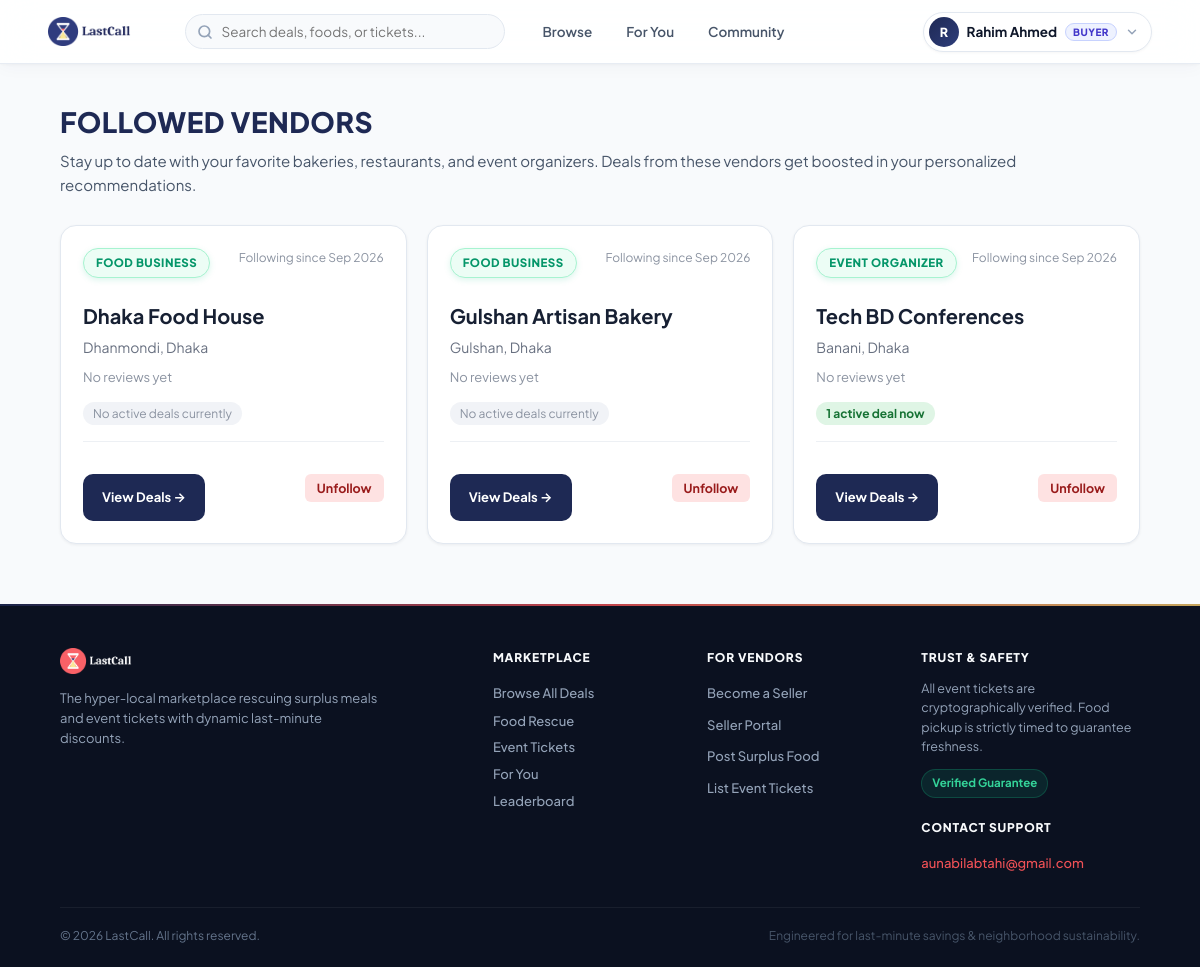
Screenshot of /followed_sellers.php (signed in) with the database file from the repository.
### tables this page shows
CREATE TABLE users (
    user_id INT UNSIGNED AUTO_INCREMENT PRIMARY KEY,
    full_name VARCHAR(120) NOT NULL,
    email VARCHAR(150) NOT NULL UNIQUE,
    phone VARCHAR(20) NOT NULL UNIQUE,
    password_hash VARCHAR(255) NOT NULL,
    profile_picture VARCHAR(255) NULL,
    role ENUM('buyer', 'seller', 'admin') NOT NULL DEFAULT 'buyer',
    location_id INT UNSIGNED NULL,

    terms_accepted TINYINT(1) NOT NULL DEFAULT 0,
    terms_version VARCHAR(30) NULL,
    terms_accepted_at DATETIME NULL,

    account_status ENUM('active', 'suspended', 'blocked') NOT NULL DEFAULT 'active',
    created_at TIMESTAMP DEFAULT CURRENT_TIMESTAMP,
    updated_at TIMESTAMP DEFAULT CURRENT_TIMESTAMP ON UPDATE CURRENT_TIMESTAMP,

    CONSTRAINT fk_user_location
        FOREIGN KEY (location_id) REFERENCES locations(location_id)
        ON DELETE SET NULL
);

CREATE TABLE followed_sellers (
    follower_id INT UNSIGNED NOT NULL,
    seller_id INT UNSIGNED NOT NULL,
    followed_at TIMESTAMP DEFAULT CURRENT_TIMESTAMP,

    PRIMARY KEY (follower_id, seller_id),

    CONSTRAINT fk_follow_follower
        FOREIGN KEY (follower_id) REFERENCES users(user_id)
        ON DELETE CASCADE,

    CONSTRAINT fk_follow_seller
        FOREIGN KEY (seller_id) REFERENCES users(user_id)
        ON DELETE CASCADE
);

CREATE TABLE locations (
    location_id INT UNSIGNED AUTO_INCREMENT PRIMARY KEY,
    city VARCHAR(100) NOT NULL,
    area VARCHAR(100) NOT NULL,
    address_line VARCHAR(255) NULL,
    created_at TIMESTAMP DEFAULT CURRENT_TIMESTAMP,

    INDEX idx_location_city_area (city, area)
);

### followed_sellers.php (the view, shortened to what this page needs)
<?php
require_once __DIR__ . "/config/database.php";
$uid = (int) $_SESSION["user_id"];
$stmt = $pdo->prepare("
    SELECT
        u.user_id AS seller_id,
        u.full_name AS seller_name,
        sp.business_name,
        sp.seller_type,
        loc.city,
        loc.area,
        fs.followed_at,
        (
            SELECT COUNT(*)
            FROM listings l
            WHERE l.seller_id = u.user_id
              AND l.listing_status = 'active'
              AND l.pickup_or_event_deadline > NOW()
        ) AS active_deal_count,
        (
            SELECT ROUND(AVG(r.rating), 1)
            FROM reviews r
            WHERE r.seller_id = u.user_id
        ) AS avg_rating,
        (
            SELECT COUNT(*)
            FROM reviews r
            WHERE r.seller_id = u.user_id
        ) AS review_count
    FROM followed_sellers fs
    JOIN users u ON u.user_id = fs.seller_id
    LEFT JOIN seller_profiles sp ON sp.user_id = u.user_id
    LEFT JOIN locations loc ON loc.location_id = u.location_id
    WHERE fs.follower_id = ?
    ORDER BY fs.followed_at DESC
");
$stmt->execute([$uid]);
$followed = $stmt->fetchAll(PDO::FETCH_ASSOC);
require_once __DIR__ . "/includes/header.php";
?>
<main class="container">
    <div class="section-heading">
        <h2>Followed Vendors</h2>
        <p>Stay up to date with your favorite bakeries, restaurants, and event organizers. Deals from these vendors get boosted in your personalized recommendations.</p>
    </div>
    <?php if (count($followed) > 0): ?>
        <div style="display: grid; grid-template-columns: repeat(auto-fit, minmax(min(100%, 300px), 1fr)); gap: 20px;">
            <?php foreach ($followed as $s): ?>
                <?php
                    $displayName = !empty($s["business_name"]) ? $s["business_name"] : $s["seller_name"];
                    $typeFormatted = match ($s["seller_type"] ?? "") {
                        "food_business" => "Food Business",
                        "event_organizer" => "Event Organizer",
                        "individual_ticket_seller" => "Ticket Reseller",
                        default => "Verified Seller"
                    };
                    $rating = (float) ($s["avg_rating"] ?? 0);
                    $reviews = (int) ($s["review_count"] ?? 0);
                    $activeDeals = (int) $s["active_deal_count"];
                ?>
                <article class="seller-card" style="display: flex; flex-direction: column; justify-content: space-between; height: 100%;">
                    <div>
                        <div style="display: flex; justify-content: space-between; align-items: flex-start; margin-bottom: 8px;">
                            <span class="badge" style="display: inline-block;">
                                <?= e($typeFormatted) ?>
                            </span>
                            <span style="font-size: 12px; color: #8b93a1;">
                                Following since <?= date("M Y", strtotime($s["followed_at"])) ?>
                            </span>
                        </div>
                        <h3 style="color: #172033; font-size: 20px; margin-bottom: 4px;">
                            <?= e($displayName) ?>
                        </h3>
                        <?php if (!empty($s["city"])): ?>
                            <p style="color: #687080; font-size: 14px; margin-bottom: 8px;">
                                <?= e($s["area"] ? $s["area"] . ", " . $s["city"] : $s["city"]) ?>
                            </p>
                        <?php endif; ?>
                        <div style="display: flex; align-items: center; gap: 6px; margin-bottom: 12px; font-size: 14px;">
                            <?php if ($reviews > 0): ?>
                                <span style="color: #f5a900; font-weight: bold;"><?= number_format($rating, 1) ?></span>
                                <span style="color: #8b93a1;">(<?= $reviews ?> review<?= $reviews > 1 ? 's' : '' ?>)</span>
                            <?php else: ?>
                                <span style="color: #8b93a1; font-size: 13px;">No reviews yet</span>
                            <?php endif; ?>
                        </div>
                        <div style="margin-bottom: 16px;">
                            <?php if ($activeDeals > 0): ?>
                                <span style="background: #dff5e5; color: #167234; padding: 4px 10px; border-radius: 12px; font-size: 12px; font-weight: bold;">
                                    <?= $activeDeals ?> active deal<?= $activeDeals > 1 ? 's' : '' ?> now
                                </span>
                            <?php else: ?>
                                <span style="background: #f1f3f7; color: #8b93a1; padding: 4px 10px; border-radius: 12px; font-size: 12px;">
                                    No active deals currently
                                </span>
                            <?php endif; ?>
                        </div>
                    </div>
                    <div style="display: flex; justify-content: space-between; align-items: center; padding-top: 14px; border-top: 1px solid #edf0f4; margin-top: auto;">
                        <a href="index.php?q=<?= urlencode($displayName) ?>" class="card-link" style="text-decoration: none; font-size: 13px; font-weight: bold;">
                            View Deals &rarr;
                        </a>
                        <form method="post" action="follow_seller.php" style="margin: 0;">
                            <button type="submit" class="btn-sm btn-danger" onclick="return confirm('Are you sure you want to unfollow <?= addslashes($displayName) ?>?');">
                                Unfollow
                            </button>
                        </form>
                    </div>
                </article>
            <?php endforeach; ?>
        </div>
    <?php endif; ?>
</main>
<?php require_once __DIR__ . "/includes/footer.php"; ?>

### assets/css/style.css (style rules this page uses)
:root { --brand-navy: #1e2954; --brand-navy-dark: #121833; --brand-navy-light: #2c3c78; --brand-navy-tint: #eef2fb; --brand-coral: #f05156; --brand-coral-hover: #dc3c41; --brand-coral-tint: #fef2f2; --brand-coral-border: #fecaca; --brand-gold: #f59e0b; --brand-gold-warm: #f4c96b; --brand-gold-tint: #fffbeb; --brand-gold-border: #fde68a; --brand-emerald: #10b981; --brand-emerald-dark: #059669; --brand-emerald-tint: #ecfdf5; --brand-emerald-border: #a7f3d0; --surface-bg: #f8fafc; --surface-card: #ffffff; --surface-muted: #f1f5f9; --surface-card-hover: #ffffff; --border-subtle: #e2e8f0; --border-medium: #cbd5e1; --border-focus: #1e2954; --text-primary: #0f172a; --text-secondary: #475569; --text-muted: #94a3b8; --text-light: #f8fafc; --font-sans: 'Plus Jakarta Sans', system-ui, -apple-system, BlinkMacSystemFont, 'Segoe UI', Roboto, sans-serif; --font-serif: 'Playfair Display', Georgia, serif; --radius-sm: 6px; --radius-md: 10px; --radius-lg: 16px; --radius-xl: 24px; --radius-full: 9999px; --shadow-sm: 0 1px 3px rgba(15, 23, 42, 0.06); --shadow-md: 0 4px 12px -2px rgba(15, 23, 42, 0.08), 0 2px 6px -2px rgba(15, 23, 42, 0.04); --shadow-lg: 0 12px 24px -4px rgba(30, 41, 84, 0.08), 0 4px 8px -4px rgba(30, 41, 84, 0.04); --shadow-xl: 0 20px 32px -6px rgba(30, 41, 84, 0.12), 0 8px 16px -6px rgba(30, 41, 84, 0.06); --shadow-card-hover: 0 20px 35px -8px rgba(30, 41, 84, 0.14), 0 10px 18px -6px rgba(30, 41, 84, 0.08); --transition-fast: 0.15s ease; --transition-smooth: 0.25s cubic-bezier(0.4, 0, 0.2, 1); }
* { box-sizing: border-box; margin: 0; padding: 0; }
html { scroll-behavior: smooth; }
body { font-family: var(--font-sans); background: var(--surface-bg); color: var(--text-primary); line-height: 1.6; -webkit-font-smoothing: antialiased; -moz-osx-font-smoothing: grayscale; min-height: 100vh; display: flex; flex-direction: column; }
a { text-decoration: none; color: inherit; transition: var(--transition-fast); }
button, input, select, textarea { font-family: inherit; }
.container, .admin-container { width: min(1280px, 90%); margin: 36px auto 60px; flex: 1; }
.section-heading { margin-bottom: 28px; }
.section-heading h2 { font-size: 28px; font-weight: 800; color: var(--brand-navy); letter-spacing: 0.5px; text-transform: uppercase; display: flex; align-items: center; gap: 12px; }
.section-heading p { color: var(--text-secondary); font-size: 15px; margin-top: 4px; }
.badge { display: inline-flex; align-items: center; gap: 4px; background: var(--brand-emerald-tint); color: var(--brand-emerald-dark); border: 1px solid var(--brand-emerald-border); font-size: 11.5px; font-weight: 800; padding: 5px 12px; border-radius: var(--radius-full); margin-bottom: 14px; align-self: flex-start; text-transform: uppercase; letter-spacing: 0.5px; box-shadow: 0 2px 6px rgba(16, 185, 129, 0.15); }
.card-link { display: flex; justify-content: center; align-items: center; background: var(--brand-navy); color: white; font-weight: 700; font-size: 14px; padding: 12px 18px; border-radius: var(--radius-md); margin-top: 18px; transition: all 0.3s cubic-bezier(0.16, 1, 0.3, 1); border: 1px solid transparent; }
.seller-card { background: var(--surface-card); border: 1px solid var(--border-subtle); border-radius: var(--radius-lg); padding: 22px; box-shadow: var(--shadow-sm); transition: var(--transition-smooth); }
.btn-sm { border: none; border-radius: var(--radius-sm); padding: 6px 12px; font-weight: 700; cursor: pointer; font-size: 12.5px; transition: var(--transition-fast); }
.btn-danger { background: #fee2e2; color: #991b1b; }

### rows the page displays
users: typeFormatted "FOOD BUSINESS", followed_sellers.followed_at "Sep 2026", displayName "Dhaka Food House", location.city "Dhanmondi, Dhaka", shows "No active deals currently"
users: typeFormatted "FOOD BUSINESS", followed_sellers.followed_at "Sep 2026", displayName "Gulshan Artisan Bakery", location.city "Gulshan, Dhaka", shows "No active deals currently"
users: typeFormatted "EVENT ORGANIZER", followed_sellers.followed_at "Sep 2026", displayName "Tech BD Conferences", location.city "Banani, Dhaka", activeDeals "1"

### other values shown
mb_strtoupper(mb_substr($_userName, 0, 1)) "R"
$_userName "Rahim Ahmed"
$_role "BUYER"
